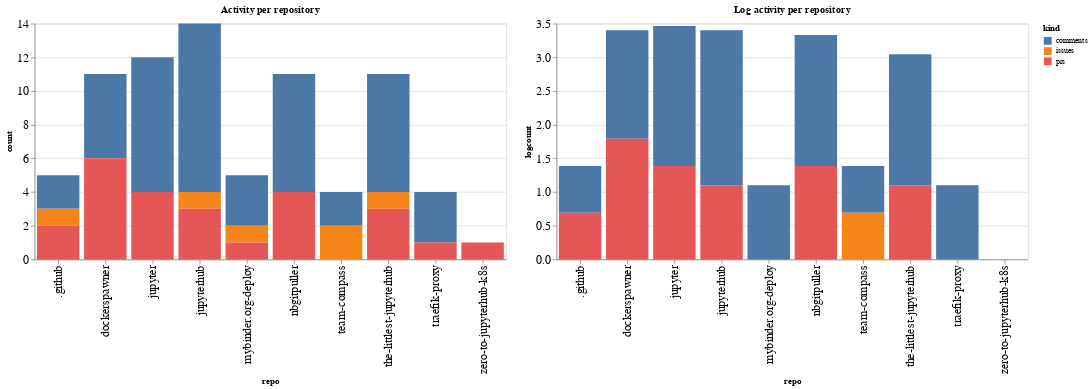

Source (notebook cell):
### Code cell
ch1 = alt.Chart(repo_summaries, width=600, title="Activity per repository").mark_bar().encode(
    x='repo',
    y='count',
    color='kind',
    tooltip="kind"
)

ch2 = alt.Chart(repo_summaries, width=600, title="Log activity per repository").mark_bar().encode(
    x='repo',
    y='logcount',
    color='kind',
    tooltip="kind"
)

ch1 | ch2

### Figure 1 — Vega-Lite specification as saved in the notebook (floating-point values rounded to 4 significant figures)
{"config": {"axisLeft": {"labelFontSize": 15}, "axisBottom": {"labelFontSize": 15}}, "hconcat": [{"mark": "bar", "encoding": {"color": {"type": "nominal", "field": "kind"}, "tooltip": {"type": "nominal", "field": "kind"}, "x": {"type": "nominal", "field": "repo"}, "y": {"type": "quantitative", "field": "count"}}, "title": "Activity per repository", "width": 600}, {"mark": "bar", "encoding": {"color": {"type": "nominal", "field": "kind"}, "tooltip": {"type": "nominal", "field": "kind"}, "x": {"type": "nominal", "field": "repo"}, "y": {"type": "quantitative", "field": "logcount"}}, "title": "Log activity per repository", "width": 600}], "data": {"name": "data-62e72fa0b53aeba48ca348f63f8c5491"}, "$schema": "https://vega.github.io/schema/vega-lite/v4.8.1.json", "datasets": {"data-62e72fa0b53aeba48ca348f63f8c5491": [{"repo": ".github", "kind": "comments", "count": 2, "logcount": 0.6931}, {"repo": ".github", "kind": "issues", "count": 1, "logcount": 0.0}, {"repo": ".github", "kind": "prs", "count": 2, "logcount": 0.6931}, {"repo": "dockerspawner", "kind": "comments", "count": 5, "logcount": 1.609}, {"repo": "dockerspawner", "kind": "prs", "count": 6, "logcount": 1.792}, {"repo": "jupyter", "kind": "comments", "count": 8, "logcount": 2.079}, {"repo": "jupyter", "kind": "prs", "count": 4, "logcount": 1.386}, {"repo": "jupyterhub", "kind": "comments", "count": 10, "logcount": 2.303}, {"repo": "jupyterhub", "kind": "issues", "count": 1, "logcount": 0.0}, {"repo": "jupyterhub", "kind": "prs", "count": 3, "logcount": 1.099}, {"repo": "mybinder.org-deploy", "kind": "comments", "count": 3, "logcount": 1.099}, {"repo": "mybinder.org-deploy", "kind": "issues", "count": 1, "logcount": 0.0}, {"repo": "mybinder.org-deploy", "kind": "prs", "count": 1, "logcount": 0.0}, {"repo": "nbgitpuller", "kind": "comments", "count": 7, "logcount": 1.946}, {"repo": "nbgitpuller", "kind": "prs", "count": 4, "logcount": 1.386}, {"repo": "team-compass", "kind": "comments", "count": 2, "logcount": 0.6931}, {"repo": "team-compass", "kind": "issues", "count": 2, "logcount": 0.6931}, {"repo": "the-littlest-jupyterhub", "kind": "comments", "count": 7, "logcount": 1.946}, {"repo": "the-littlest-jupyterhub", "kind": "issues", "count": 1, "logcount": 0.0}, {"repo": "the-littlest-jupyterhub", "kind": "prs", "count": 3, "logcount": 1.099}, {"repo": "traefik-proxy", "kind": "comments", "count": 3, "logcount": 1.099}, {"repo": "traefik-proxy", "kind": "prs", "count": 1, "logcount": 0.0}, {"repo": "zero-to-jupyterhub-k8s", "kind": "prs", "count": 1, "logcount": 0.0}]}}
